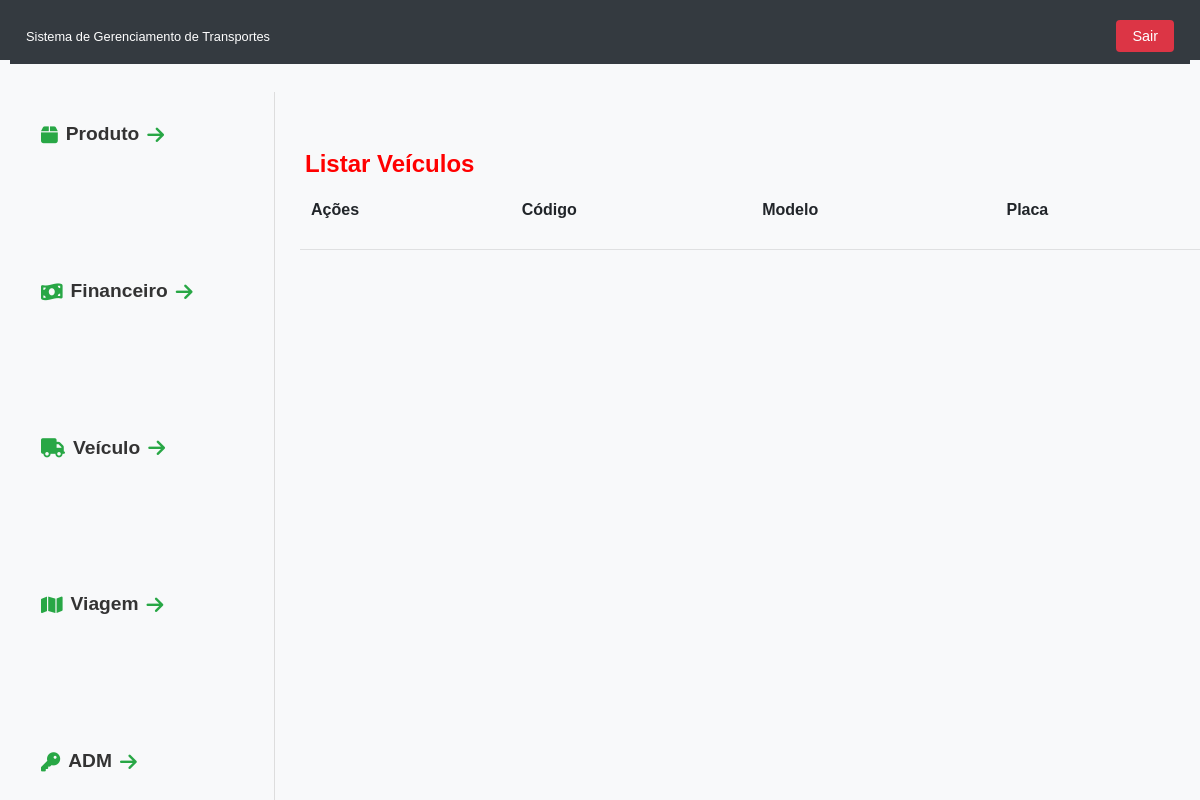
Page /tcc/veiculo on the earlier database version.
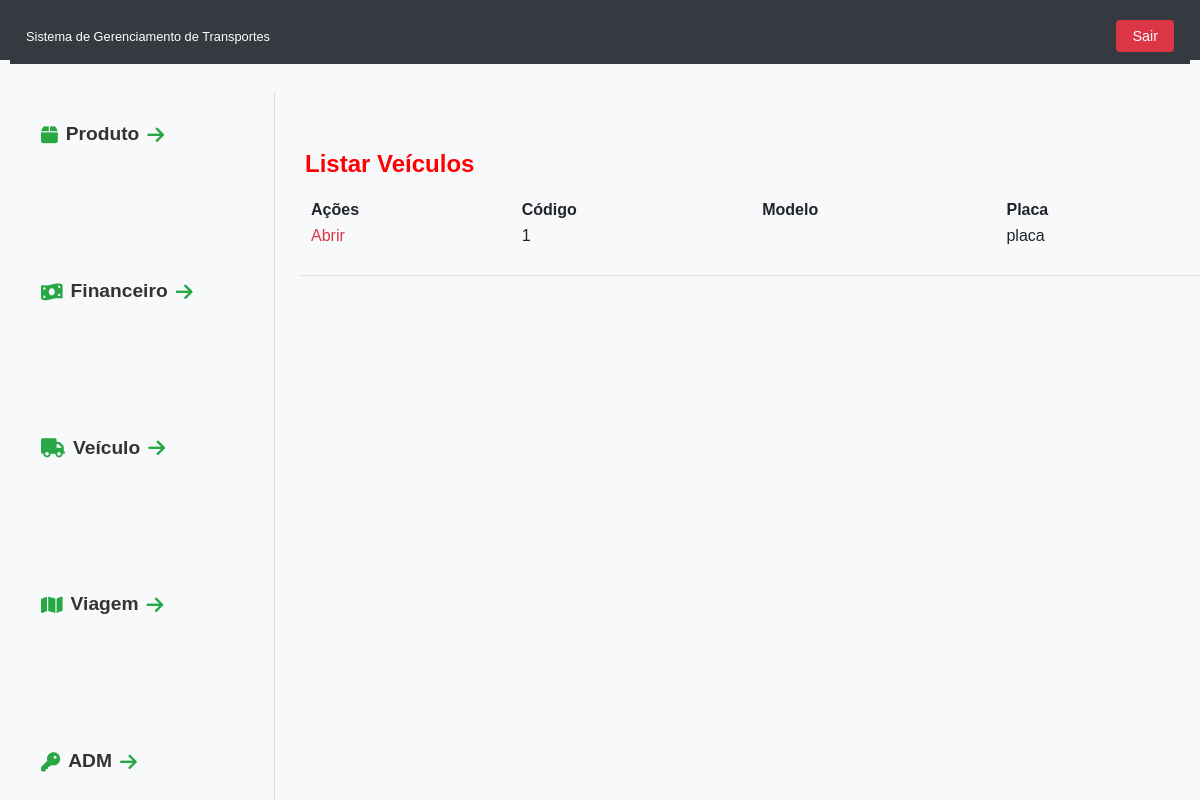
Same page on the later database version.
### tables this page shows
CREATE TABLE `veiculo` (
  `id` int(11) NOT NULL,
  `placa` varchar(8) NOT NULL,
  `nome_proprietario` varchar(100) DEFAULT NULL,
  `marca` varchar(30) DEFAULT NULL,
  `cor` varchar(10) DEFAULT NULL,
  `observacao` varchar(255) DEFAULT NULL,
  `renavam` varchar(15) DEFAULT NULL,
  `rntc` varchar(20) NOT NULL,
  `chassi` varchar(20) NOT NULL,
  `combustivel` varchar(20) NOT NULL,
  `dt_fabricacao` date NOT NULL,
  `dt_licenciamento` date NOT NULL
);

### tcc/Controller/VeiculoController.php (called while the page is built, shortened)
<?php
class VeiculoController {
    public static function index() {
        $veiculo_DAO = new VeiculoDAO();
        $lista_veiculo = $veiculo_DAO->getAllRows();
        $total_veiculo = count($lista_veiculo);
        include 'View/modulos/veiculo/listar_veiculo.php';
    }
}

### tcc/index.php (called while the page is built, shortened)
<?php
include 'rotas.php';

### tcc/DAO/MySQL.php (called while the page is built)
<?php
class MySQL extends PDO{
    private $host       = "localhost";
    private $usuario    = "root";
    private $senha      = "";
    private $db         = "tcc";
    private $opcoes = array(PDO::ATTR_ERRMODE => PDO::ERRMODE_EXCEPTION);
    public function __construct(){
        $dsn = "mysql:host=".$this->host.";dbname=".$this->db;
        return parent::__construct($dsn, $this->usuario, $this->senha, $this->opcoes);
    }
}

### tcc/DAO/veiculoDAO.php (called while the page is built, shortened)
<?php
class VeiculoDAO{
    private $conexao;
    public function __construct(){
        include_once "MySQL.php";
        $this->conexao = new MySQL();
    }
    public function getAllRows(){
        $stmt = $this->conexao->prepare("SELECT * FROM veiculo");
        $stmt->execute();
        $arr_veiculo = array();
        while($f = $stmt->fetchObject()){
            $arr_veiculo[] = $f;
        }
        return $arr_veiculo;
    }
}

### tcc/View/modulos/veiculo/listar_veiculo.php (the view, shortened to what this page needs)
<!DOCTYPE html>
<html lang="en">
<head>
    <link href="https://stackpath.bootstrapcdn.com/bootstrap/4.5.2/css/bootstrap.min.css" rel="stylesheet">
</head>
<body>
    <div class="header">
        <?php include PATH_VIEW . 'includes/cabecalho.php' ?>
    </div>
    <div class="titulo-pagina">
        <h2>Listar Veículos</h2>
    </div>
    <div class="menu">
        <?php include PATH_VIEW . 'includes/menu.php' ?>
    </div>
    <main>
        <table>
            <thead>
                <tr>
                    <th>Ações</th>
                    <th>Código</th>
                    <th>Modelo</th>
                    <th>Placa</th>
                </tr>
            </thead>
            <tbody>
                <?php for($i=0; $i<$total_veiculo; $i++): ?>
                <tr>
                    <td>
                        <a href="/tcc/veiculo/ver?id=<?= $lista_veiculo[$i]->id ?>">Abrir</a>
                    </td>
                    <td> <?= $lista_veiculo[$i]->id ?> </td>
                    <td> <?= $lista_veiculo[$i]->marca_modelo ?></td>
                    <td> <?= $lista_veiculo[$i]->placa ?></td>
                </tr>
                <?php endfor ?>
            </tbody>
        </table>
    </main>
    <?php include PATH_VIEW . 'includes/rodape.php' ?>
</body>
</html>

Differences in the rows shown:
added veiculo: id "1", placa "placa"
